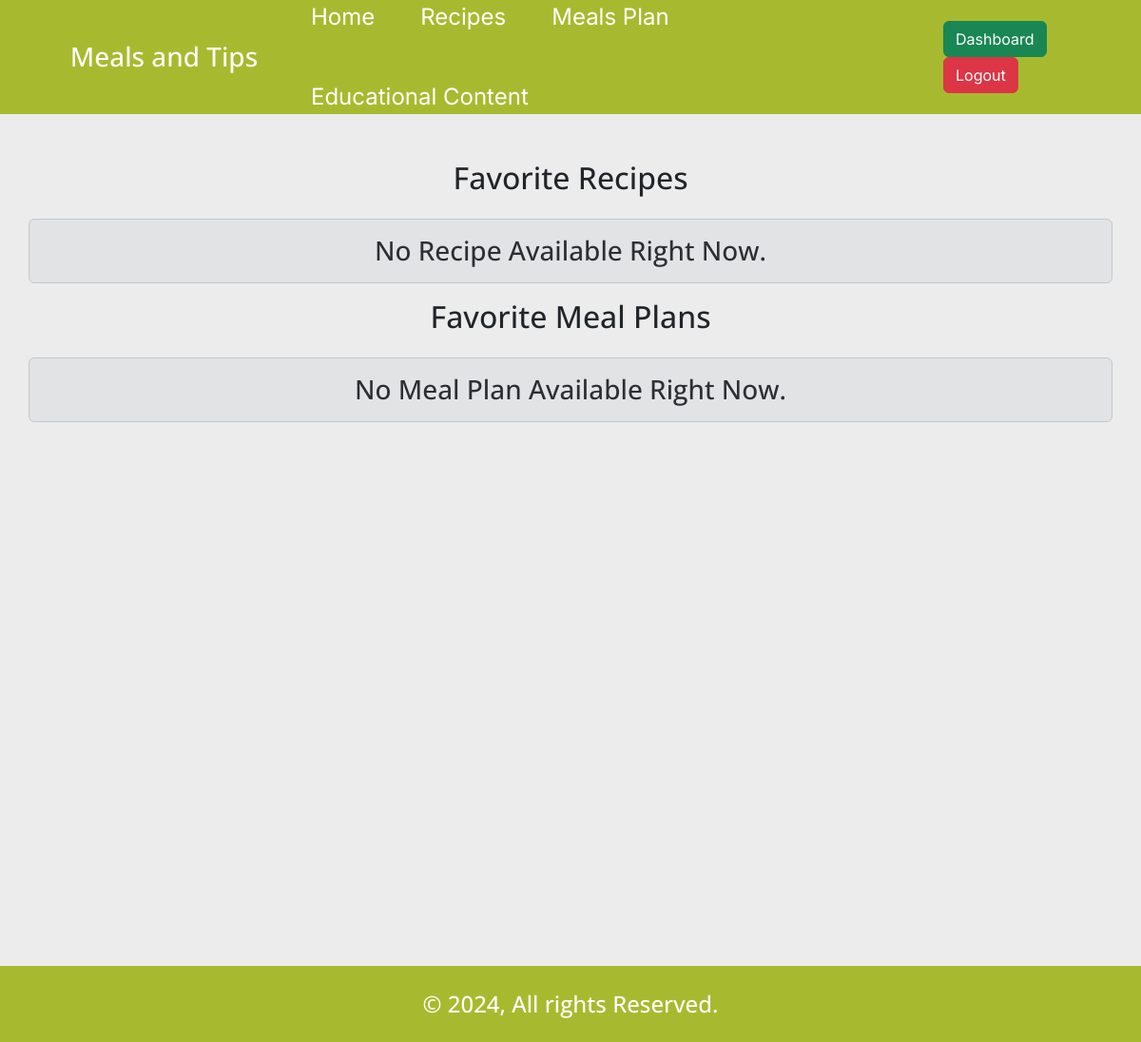
Before: /userDashboard.php (signed in) with the older database file.
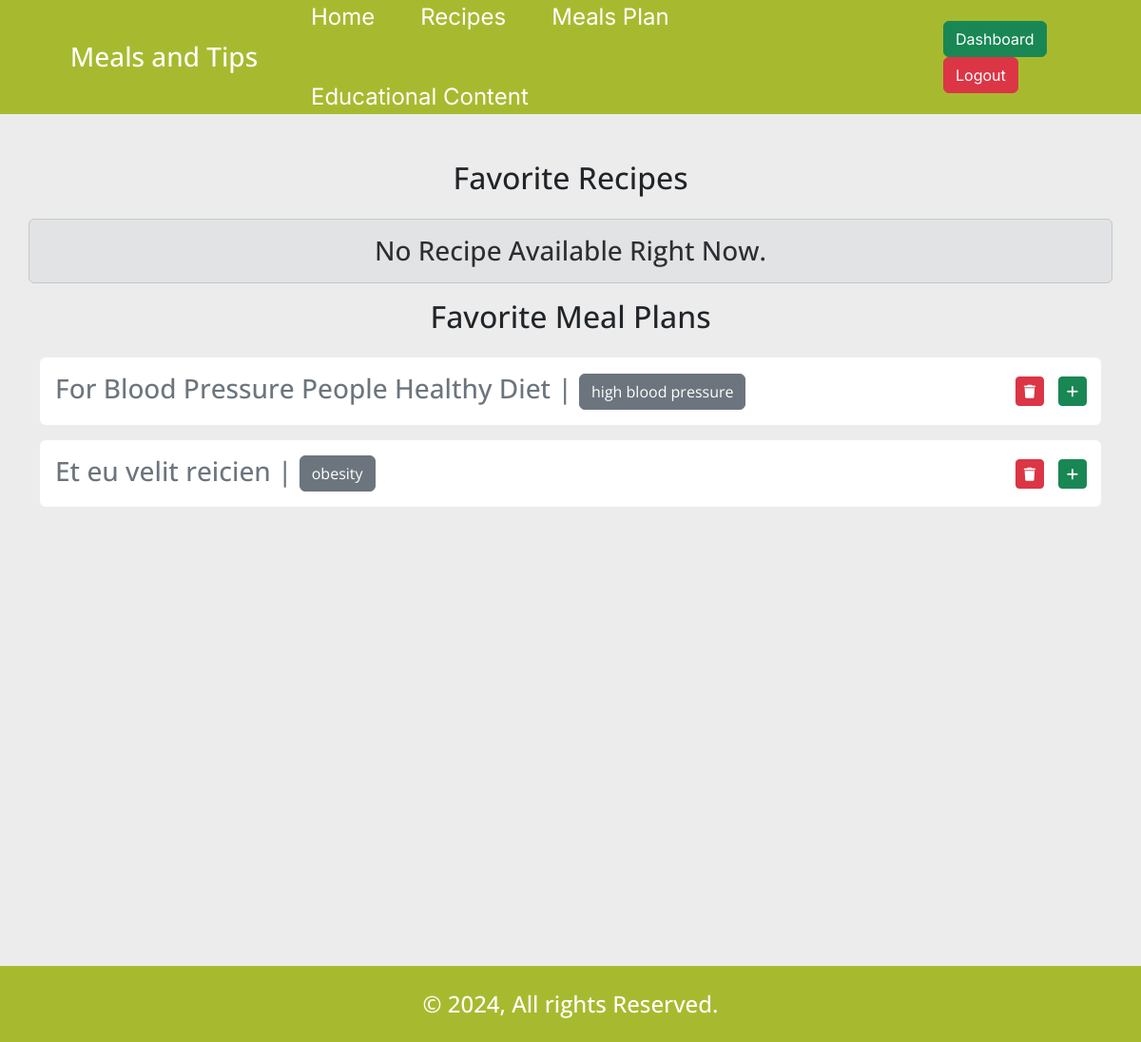
After: the same page with the newer database file.
### tables this page shows
CREATE TABLE `meal_plan` (
  `id` int(11) NOT NULL,
  `plan_title` varchar(255) NOT NULL,
  `meal_desc` text NOT NULL,
  `cat_id` int(11) NOT NULL,
  `breakfast_time` time NOT NULL,
  `breakfast_meal` text NOT NULL,
  `snack_time` time NOT NULL,
  `snack_meal` text NOT NULL,
  `lunch_time` time NOT NULL,
  `lunch_meal` text NOT NULL,
  `dinner_time` time NOT NULL,
  `dinner_meal` text NOT NULL
);

CREATE TABLE `categories` (
  `id` int(11) NOT NULL,
  `category_name` varchar(255) NOT NULL,
  `category_img` text DEFAULT NULL
);

### core/functions.php (called while the page is built, shortened)
<?php
require_once 'database.php';
function isLoggedin()
{
    return isset($_SESSION['user']) ? true : false;
}

### core/database.php (called while the page is built, shortened)
<?php
include_once 'functions.php';
if (isset($_SESSION['user'])) {
    $userID = $_SESSION['user'];
    $getUserQ = $db->query("SELECT * FROM `users` WHERE `id`='$userID'");
    $userData = mysqli_fetch_object($getUserQ);
    $userRole = $userData->role;
    $fav_recipes = $userData->fav_recipes;
    $fav_meals = $userData->fav_meals;
}

### userDashboard.php (the view, shortened to what this page needs)
<?php
require_once 'core/database.php';
?>
<!DOCTYPE html>
<html lang="en">
<head>
    <?php include 'includes/external_css.php'; ?>
    <link rel="stylesheet" href="css/style.min.css">
</head>
<body id="userDashboard">
    <?php include_once 'includes/header.php'; ?>
    <div class="container mx-auto my-5 min-h-800 list-wrapper">
        <div class="row">
            <div class="col-12 mb-3">
                <h2 class="text-center">Favorite Recipes</h2>
            </div>
            <?php
            $list_recipes_Q = $db->query("CALL `get_recipes_list_fav`('$fav_recipes')");
            if (mysqli_num_rows($list_recipes_Q) > 0):
                while ($list_recipes = mysqli_fetch_object($list_recipes_Q)):
            ?>
                    <div class="col-12 col-md-3 mb-4">
                        <div class="content">
                            <div class="img">
                                <img src="img/recipe/<?= $list_recipes->recipe_img ?>" alt="recipe_img_<?= $list_recipes->recipe_id ?>">
                            </div>
                            <h3 class="mb-0 text-center"><?= $list_recipes->recipe_title ?></h3>
                            <p class="mb-0 text-center"><?= $list_recipes->instructions ?></p>
                            <div class="buttons_wrapper d-flex w-100 justify-content-center gap-2">
                                <a href="#!" data-id="<?= $list_recipes->recipe_id ?>" data-bs-toggle="modal" data-bs-target="#RecipeDetails" class="btn-recipe-details btn btn-primary w-75">Details</a>
                                <a href="#!" data-bs-toggle="tooltip" data-bs-placement="bottom" title="Delete From Favorite" data-bs-trigger="hover" data-id="<?= $list_recipes->recipe_id ?>" data-usr="<?= $userID ?>" class="btn-recipe-fav btn btn-danger w-25">
                                    <i class="fas fa-trash"></i>
                                </a>
                            </div>
                        </div>
                    </div>
                <?php endwhile;
            else: ?>
                <h3 class="alert alert-secondary text-center">No Recipe Available Right Now.</h3>
            <?php endif;
            $db->next_result(); ?>
        </div>
        <div class="row">
            <div class="col-12 mb-3">
                <h2 class="text-center">Favorite Meal Plans</h2>
            </div>
            <?php
            $list_meals_Q = $db->query("CALL `get_meal_plans_by_ids`('$fav_meals')");
            if (mysqli_num_rows($list_meals_Q) > 0):
                while ($list_meals = mysqli_fetch_object($list_meals_Q)):
            ?>
                    <div class="col-12 mb-3">
                        <div class="content_meal bg-white rounded p-3 position-relative">
                            <h3 class="mb-0 text-secondary"><?= $list_meals->plan_title ?> | <span class="btn btn-secondary"><?= $list_meals->category_name ?></span></h3>
                            <a href="#!" data-id="<?= $list_meals->mp_id ?>" data-bs-toggle="tooltip" data-bs-placement="top" title="Remove From Favorite" data-bs-offset="-40,5" data-bs-trigger="hover" class="position-absolute btn btn-sm btn-danger add_fav_meal btn-meal-remove"><i class="fas fa-trash"></i></a>
                            <a href="#!" data-bs-toggle="tooltip" data-bs-placement="top" title="Expand or Collapse" data-bs-offset="45,5" data-bs-trigger="hover" class="position-absolute btn btn-sm btn-success toggle_btn"><i class="fas fa-plus"></i></a>
                        </div>
                    </div>
                <?php endwhile;
            else: ?>
                <h3 class="alert alert-secondary text-center">No Meal Plan Available Right Now.</h3>
            <?php endif;
            $db->next_result(); ?>
        </div>
    </div>
    <div class="toast-container position-fixed bottom-0 end-0 p-3">
    </div>
    <?php include_once 'includes/footer.php'; ?>
</body>
</html>

### includes/external_css.php (shortened to what this page needs)
<link href="https://cdn.jsdelivr.net/npm/bootstrap@5.3.3/dist/css/bootstrap.min.css" rel="stylesheet">
<link rel="stylesheet" href="https://cdnjs.cloudflare.com/ajax/libs/font-awesome/6.6.0/css/all.min.css" />
<link rel="stylesheet" href="https://cdn.datatables.net/2.1.8/css/dataTables.bootstrap5.css">
<link rel="stylesheet" href="https://cdn.datatables.net/responsive/3.0.3/css/responsive.bootstrap5.css">

### includes/header.php
<header>
    <div class="container mx-auto">
        <div class="row">
            <div class="col-3 d-flex align-items-center justify-content-center">
                <div class="logo">
                    <a href="./" class="text-decoration-none">
                        <h3 class="text-white mb-0"><?= TITLE ?></h3>
                    </a>
                </div>
            </div>
            <div class="col-7 d-flex align-items-center justify-content-center">
                <ul class="nav d-flex gap-5">
                    <li>
                        <a class="fs-4" href="./">Home</a>
                    </li>
                    <li>
                        <a class="fs-4" href="./recipes_list.php">Recipes</a>
                    </li>
                    <li>
                        <a class="fs-4" href="./meals_plan_list.php">Meals Plan</a>
                    </li>
                    <li>
                        <a class="fs-4" href="./edu_list.php">Educational Content</a>
                    </li>
                </ul>
            </div>
            <div class="col-2 d-flex align-items-center justify-content-center">
                <div class="nav-buttons">
                    <?php if (isLoggedin()): ?>
                        <?php if ($userRole == 'admin'): ?>
                            <a href="./adminDashboard.php" class="btn btn-success">Dashboard</a>
                        <?php elseif ($userRole == 'nutritionist'): ?>
                            <a href="./nutritionistDashboard.php" class="btn btn-success">Dashboard</a>
                        <?php else: ?>
                            <a href="./userDashboard.php" class="btn btn-success">Dashboard</a>
                        <?php endif; ?>
                        <a href="logout.php" class="btn btn-danger">Logout</a>
                    <?php else: ?>
                        <a href="login.php" class="btn btn-primary">Login</a>
                    <?php endif; ?>
                </div>
            </div>
        </div>
    </div>
</header>

### includes/footer.php
<footer>
    <h4 class="text-white text-center mb-0">&copy; <?= date('Y') ?>, All rights Reserved.</h4>
</footer>

Changed rows visible on the page:
now on this page (row edited): meal_plan: plan_title "For Blood Pressure People Healthy Diet", cat.category_name "high blood pressure"
added meal_plan: plan_title "Et eu velit reicien", cat.category_name "obesity"
Other visible differences:
text no longer shown: "No Meal Plan Available Right Now."
